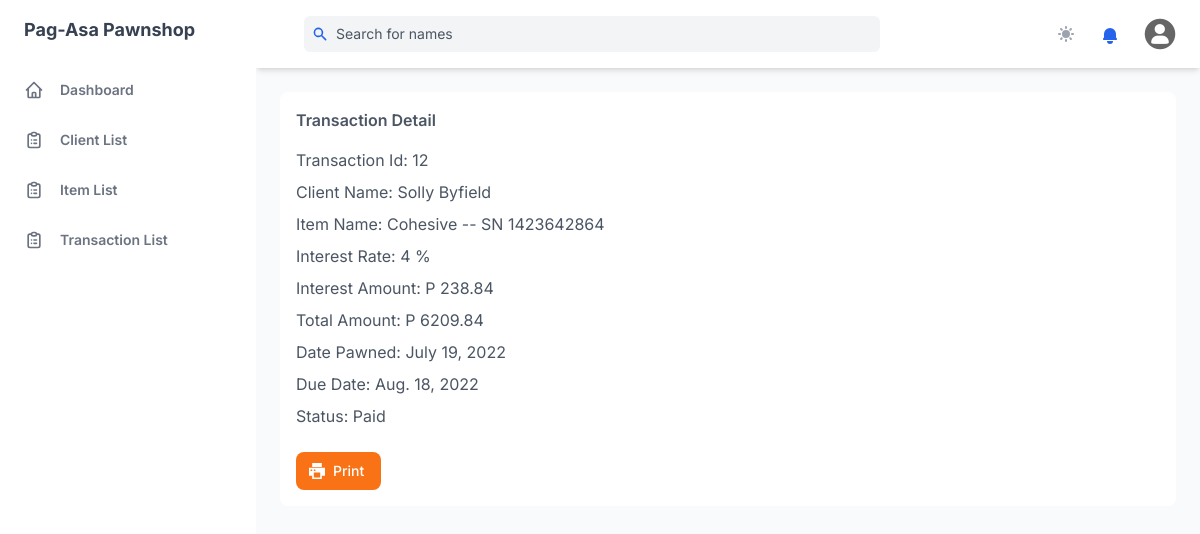
Screenshot of /transaction/12/ (signed in) with the database file from the repository.
### management_system/models.py (models this page shows, shortened)
class Transaction(models.Model):
    STATUS_CHOICE = [
        ('New', 'New'),
        ('Pending', 'Pending'),
        ('Paid', 'Paid'),
        ('Renew','Renew'),
    ]
    client = models.ForeignKey(Client, related_name='clients', on_delete=models.CASCADE)
    item = models.OneToOneField(Item, related_name='items', on_delete=models.CASCADE)
    interest_rate = models.PositiveIntegerField()
    date_pawned = models.DateField(auto_now_add=True)
    month = models.PositiveIntegerField(default=1)
    status = models.CharField(max_length=20, choices=STATUS_CHOICE, default='New')
    created = models.DateTimeField(auto_now_add=True)
    updated = models.DateTimeField(auto_now=True)
    @property
    def due_date(self):
        month = datetime.timedelta(self.month*30)
        due_date = self.date_pawned + month
        return due_date
    def total(self):
        interest_rate = float(self.interest_rate) / 100
        interest = float(self.item.appraise_value) * interest_rate
        total = float(self.item.appraise_value) + interest
        return total
    def interest_amount(self):
        interest_rate = float(self.interest_rate) / 100
        return float(self.item.appraise_value) * interest_rate

class Client(models.Model):
    CLIENT_STATUS =  [
    ('active', 'Active'),
    ('inactive', 'Inactive'),
    ]
    first_name = models.CharField(max_length=255)
    last_name = models.CharField(max_length=255)
    middle_name = models.CharField(max_length=255, null=True, blank=True)
    address = models.TextField(max_length=500)
    contact_number = models.IntegerField()
    email_address = models.CharField(max_length=255, blank=True, null=True)
    status = models.CharField(max_length=10, choices=CLIENT_STATUS, default='active')
    created = models.DateTimeField(auto_now_add=True)
    updated = models.DateTimeField(auto_now=True)

class Item(models.Model):
    CHOICE = [
        ('A', 'Active'),
        ('I', 'Inactive')
    ]
    item = models.CharField(max_length=255)
    serial_number = models.IntegerField()
    model = models.CharField(max_length=255)
    appraise_value = models.DecimalField(max_digits=10, decimal_places=2)
    item_description = models.CharField(max_length=255, blank=True, null=True)
    category = models.ManyToManyField(
        Category, blank=True, related_name="categories")
    status=models.CharField(choices=CHOICE, default='A', max_length=2)
    remarks = models.TextField(blank=True, null=True)
    created = models.DateTimeField(auto_now_add=True)
    updated = models.DateTimeField(auto_now=True)

### management_system/views.py (the view)
class TransactionDetailView(LoginRequiredMixin, DetailView):
    template_name = 'components/transaction_detail.html'
    model = Transaction

### templates/components/transaction_detail.html (shortened to what this page needs)
{% extends 'base.html' %}
{% load l10n %} {% block content %}
<div
id="print-this"  class="min-w-0 p-4 mt-6 space-y-2 bg-white rounded-lg shadow-xs dark:bg-gray-800"
>
  <h4 class="mb-4 font-semibold text-gray-600 dark:text-gray-300">
    Transaction Detail
  </h4>
  <p class="text-gray-600 dark:text-gray-400">
    <span>Transaction Id:</span> {{object.pk}}
  </p>
    <p class="text-gray-600 dark:text-gray-400">
        <a href="{% url 'client_detail' object.client.pk %}" hx-boost="true" hx-indicator="#my-indicator">
        <span>Client Name:</span> {{object.client.first_name|title}} {{object.client.last_name|title}}
    </a>
    </p>
        <p class="text-gray-600 dark:text-gray-400">
            <a href="{% url 'item_detail' object.item.pk %}" hx-boost="true" hx-indicator="#my-indicator">
            <span>Item Name:</span> {{object.item.item|title}} -- SN {{object.item.serial_number|unlocalize}}
        </a>
        </p>
  <p class="text-gray-600 dark:text-gray-400">
    <span>Interest Rate:</span> {{object.interest_rate|title}} %
  </p>
  <p class="text-gray-600 dark:text-gray-400">
    <span>Interest Amount:</span> P {{object.interest_amount}}
  </p>
  <p class="text-gray-600 dark:text-gray-400">
    <span>Total Amount:</span>  P {{object.total}}
  </p>
  <p class="text-gray-600 dark:text-gray-400">
    <span>Date Pawned:</span> {{object.date_pawned}}
  </p>
  <p class="text-gray-600 dark:text-gray-400">
    <span>Due Date:</span> {{object.due_date}}
  </p>
  <p class="text-gray-600 dark:text-gray-400">
    <span>Status:</span> {{object.status|title}}
  </p>
    <div id="hidden-print">
      <button
          x-data
          @click="print()"
          class="flex items-center justify-between px-4 py-2 mt-6 text-sm font-medium leading-5 text-white transition-colors duration-150 bg-orange-500 border border-transparent rounded-lg active:bg-orange-600 hover:bg-orange-700 focus:outline-none focus:shadow-outline-green"
        >
        <svg
        fill="currentColor"
        class="w-4 h-4 mr-2 -ml-1" xmlns="http://www.w3.org/2000/svg" viewBox="0 0 20 20">
          <path d="M4 16H0V6h20v10h-4v4H4v-4zm2-4v6h8v-6H6zM4 0h12v5H4V0zM2 8v2h2V8H2zm4 0v2h2V8H6z"/>
      </svg>
          <span>Print</span>
        </button>
    </div>
  </div>
</div>
{% endblock content %}

### static/css/print.css (style rules this page uses)
a:link { text-decoration: none; }
#hidden-print { display: none; }

### rows the page displays
Transaction: pk "12", client.first_name "Solly", client.last_name "Byfield", item.item "Cohesive", item.serial_number "1423642864", interest_rate "4", interest_amount "238.84", total "6209.84", date_pawned "July 19, 2022", due_date "Aug. 18, 2022", status "Paid"
